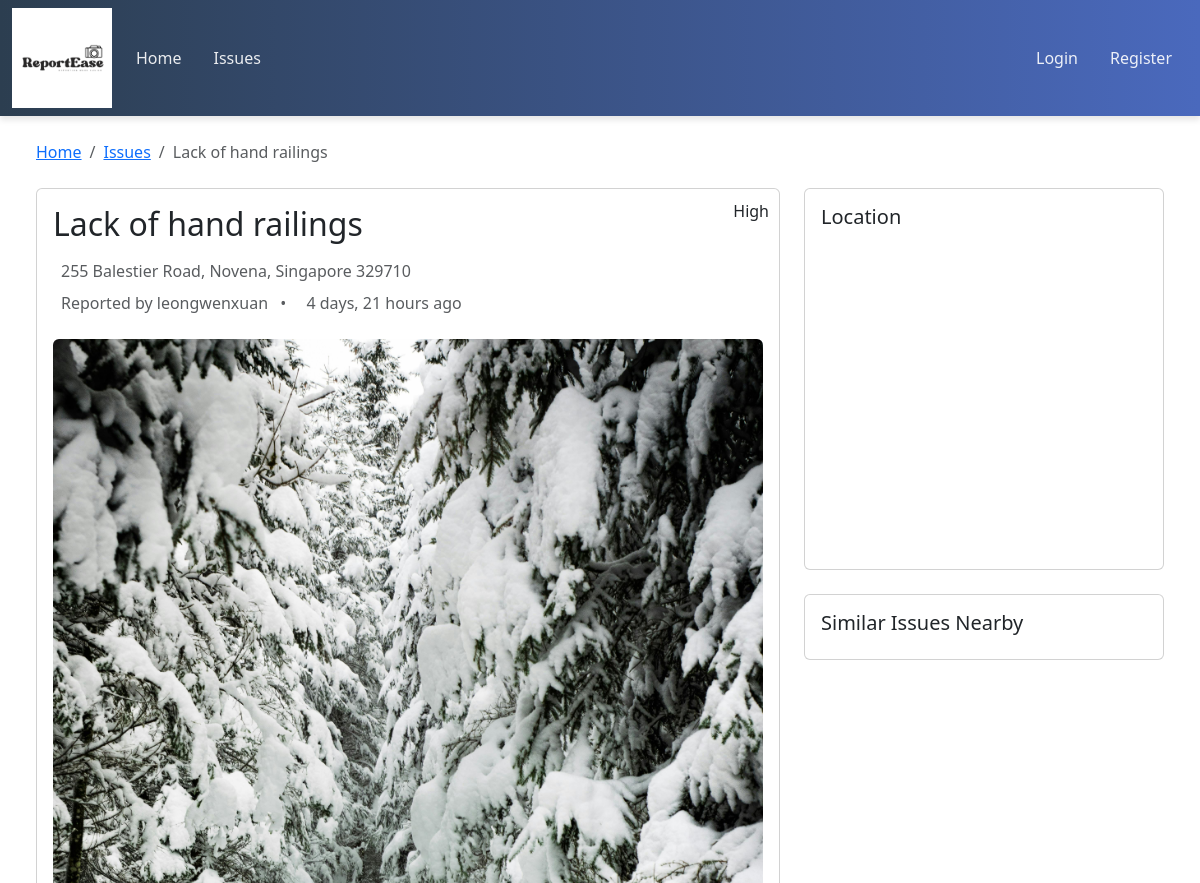
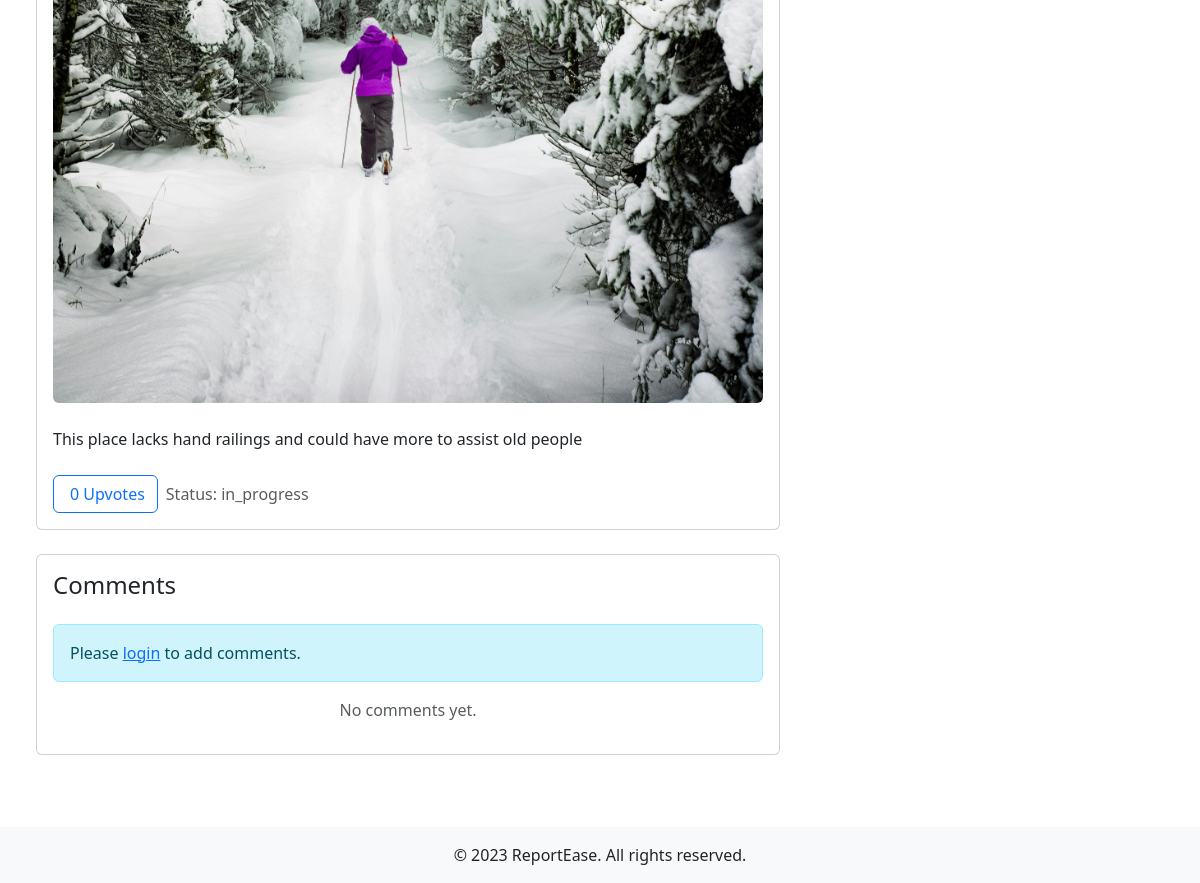
The app's page /issues/1/ with its own data (2 pictures, top to bottom).
### fypapp/models.py (models this page shows, shortened)
class AccessibilityIssue(models.Model):
    PRIORITY_CHOICES = [
        (1, 'Low'),
        (2, 'Medium'),
        (3, 'High'),
        (4, 'Critical')
    ]
    STATUS_CHOICES = [
        ('open', 'Open'),
        ('assigned', 'Assigned to Agency'),
        ('in_progress', 'In Progress'),
        ('resolved', 'Resolved'),
        ('closed', 'Closed')
    ]
    title = models.CharField(max_length=200)
    description = models.TextField()
    location = models.CharField(max_length=200)
    latitude = models.DecimalField(max_digits=9, decimal_places=6)
    longitude = models.DecimalField(max_digits=9, decimal_places=6)
    reported_by = models.ForeignKey(User, on_delete=models.CASCADE)
    created_at = models.DateTimeField(auto_now_add=True)
    updated_at = models.DateTimeField(auto_now=True)
    priority = models.IntegerField(choices=PRIORITY_CHOICES, default=1)
    status = models.CharField(max_length=50, choices=STATUS_CHOICES, default='open')
    current_agency = models.ForeignKey(Agency, on_delete=models.SET_NULL, null=True, blank=True, related_name='current_issues')
    upvotes = models.ManyToManyField(User, related_name='upvoted_issues', blank=True)
    image = models.ImageField(upload_to='issue_images/', null=True, blank=True)
    @property
    def upvote_count(self):
        return self.upvotes.count()

### fypapp/views.py (the view)
# urls.py: path('issues/<int:pk>/', views.issue_detail, name='issue_detail'),
def issue_detail(request, pk):
    issue = get_object_or_404(AccessibilityIssue, pk=pk)
    has_upvoted = False
    if request.user.is_authenticated:
        has_upvoted = issue.upvotes.filter(id=request.user.id).exists()
    context = {
        'issue': issue,
        'mapbox_access_token': settings.MAPBOX_ACCESS_TOKEN,
        'has_upvoted': has_upvoted
    }
    return render(request, 'issue_detail.html', context)

### fypapp/templates/issue_detail.html (shortened to what this page needs)
{% extends 'base.html' %}
{% block extra_head %}
<link href="https://api.mapbox.com/mapbox-gl-js/v3.10.0/mapbox-gl.css" rel="stylesheet">
{% endblock %}
{% block content %}
<div class="container-fluid">
    <nav aria-label="breadcrumb" class="mb-4">
        <ol class="breadcrumb">
            <li class="breadcrumb-item"><a href="/">Home</a></li>
            <li class="breadcrumb-item"><a href="/issues">Issues</a></li>
            <li class="breadcrumb-item active">{{ issue.title }}</li>
        </ol>
    </nav>
    <div class="row">
        <div class="col-md-8">
            <div class="card mb-4">
                <div class="card-body">
                    <div class="d-flex justify-content-between align-items-start mb-3">
                        <h2 class="card-title mb-0">{{ issue.title }}</h2>
                        <span class="priority-badge">{{ issue.get_priority_display }}</span>
                    </div>
                    <div class="mb-4">
                        <p class="text-muted mb-2">
                            {{ issue.location }}
                        </p>
                        <p class="text-muted mb-2">
                            Reported by {{ issue.reported_by.username }}
                            <span class="mx-2">•</span>
                            {{ issue.created_at|timesince }} ago
                        </p>
                    </div>
                    {% if issue.image %}
                    <div class="mb-4">
                        <img src="{{ issue.image.url }}" alt="Issue Image" class="img-fluid rounded">
                    </div>
                    {% endif %}
                    <p class="card-text">{{ issue.description }}</p>
                    <div class="d-flex align-items-center mt-4">
                        <button id="upvoteBtn" class="btn btn-outline-primary me-2" onclick="toggleUpvote()">
                            <span id="upvoteCount">{{ issue.upvote_count }}</span> Upvotes
                        </button>
                        <span class="text-muted">Status: {{ issue.status }}</span>
                    </div>
                </div>
            </div>
            <div class="card">
                <div class="card-body">
                    <h4 class="card-title mb-4">Comments</h4>
                    {% if user.is_authenticated %}
                    <form id="commentForm" class="mb-4">
                        {% csrf_token %}
                        <div class="mb-3">
                            <textarea class="form-control" id="commentContent" rows="3" placeholder="Add a comment..." required></textarea>
                        </div>
                        <button type="submit" class="btn btn-primary">Post Comment</button>
                    </form>
                    {% else %}
                    <div class="alert alert-info">
                        Please <a href="{% url 'login' %}">login</a> to add comments.
                    </div>
                    {% endif %}
                    <div id="commentsList" class="comment-section">
                        {% for comment in issue.comments.all %}
                        <div class="d-flex mb-3">
                            <div class="flex-shrink-0">
                                <i class="fas fa-user-circle fa-2x text-muted"></i>
                            </div>
                            <div class="flex-grow-1 ms-3">
                                <div class="d-flex justify-content-between">
                                    <h6 class="mb-1">{{ comment.user.username }}</h6>
                                    <small class="text-muted">{{ comment.created_at|timesince }} ago</small>
                                </div>
                                <p class="mb-0">{{ comment.content }}</p>
                            </div>
                        </div>
                        {% empty %}
                        <p class="text-muted text-center">No comments yet.</p>
                        {% endfor %}
                    </div>
                </div>
            </div>
        </div>
        <div class="col-md-4">
            <div class="card mb-4">
                <div class="card-body">
                    <h5 class="card-title">Location</h5>
                    <div id="map" style="height: 300px;" class="mb-3"></div>
                </div>
            </div>
            <div class="card">
                <div class="card-body">
                    <h5 class="card-title">Similar Issues Nearby</h5>
                </div>
            </div>
        </div>
    </div>
</div>
{% endblock %}

### fypapp/templates/base.html (style rules this page uses)
body { display: flex; flex-direction: column; min-height: 100vh; }
.priority-badge { position: absolute; top: 10px; right: 10px; }
#map { height: 400px; width: 100%; border-radius: 8px; }
.comment-section { max-height: 300px; overflow-y: auto; }

### records on screen
AccessibilityIssue: title "Lack of hand railings", priority "High", location "255 Balestier Road, Novena, Singapore 329710", reported_by.username "leongwenxuan", created_at "4 days, 21 hours", image (picture), description "This place lacks hand railings and could have more to assist old people", upvote_count "0", status "in_progress"
